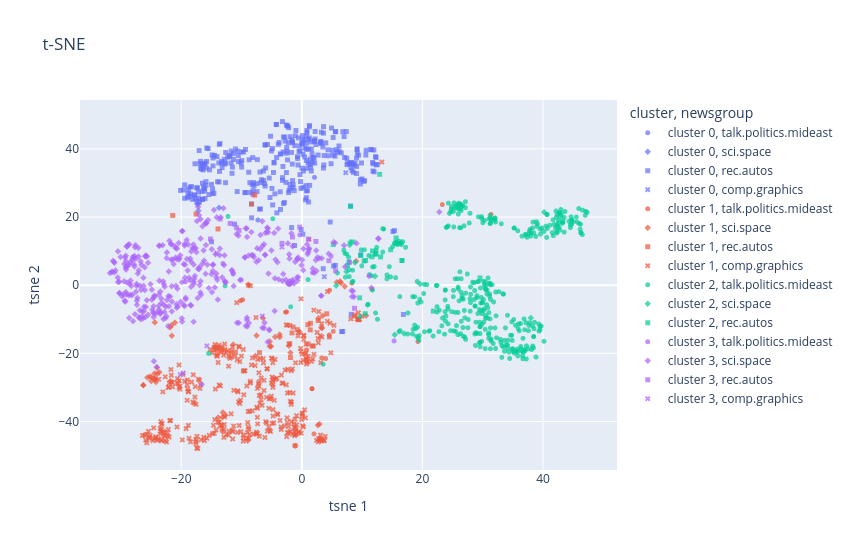

Notebook code cell kept with this figure:
### Code cell
tsne_2d = TSNE(n_components=2, init="pca", random_state=0).fit_transform(Z)
points["tsne 1"], points["tsne 2"] = tsne_2d[:, 0], tsne_2d[:, 1]

fig = px.scatter(points, x="tsne 1", y="tsne 2", color="cluster", symbol="newsgroup",
                 hover_data={"post": True, "tsne 1": False, "tsne 2": False},
                 category_orders=order, opacity=0.7, title="t-SNE", width=850, height=550)
fig.update_traces(marker_size=5)
fig.show()

### Figure 1 — Plotly figure (JSON) as saved in the notebook; plotly's stock layout.template omitted (floating-point values rounded to 4 significant figures; data arrays with more than 128 entries replaced by an {"elided": "..."} marker saying what was removed)
{"data": [{"customdata": [[">   >  Besides, there's no case that can be made for US military involvement   >  there that doesn't apply equally well to, say, Liberia, Angola, or  ..."], ["This is nonsense. I lived in the Negev for many years and I can say for sure that no Beduins were \"moved\" or harmed in any way. On the contrary, their..."]], "hovertemplate": "cluster=cluster 0<br>newsgroup=talk.politics.mideast<br>post=%{customdata[0]}<extra></extra>", "legendgroup": "cluster 0, talk.politics.mideast", "marker": {"color": "#636efa", "opacity": 0.7, "size": 5, "symbol": "circle"}, "mode": "markers", "name": "cluster 0, talk.politics.mideast", "showlegend": true, "type": "scattergl", "x": [-7.284, 2.096], "xaxis": "x", "y": [19.12, 31.63], "yaxis": "y"}, {"customdata": [["If you want to have some fun.  Plug the basic formulas  into Lotus.  Use the spreadsheet auto re-calc,  and graphing functions to produce  bar graphs ..."], ["The situation in this regard has changed considerably in recent years. See the discussion of \"high-power rocketry\" in the rec.models.rockets frequentl..."], ["Let's see. These aren't, in a strict sense, amateur rockets. That term denotes rockets, the engines of which are constructed by the user. The rockets ..."], ["on Date: Sat, 3 Apr 1993 12:38:50 GMT, Paul Dietz <dietz@cs.rochester.edu>  /in essence, holding a match under the nozzle, is just *nuts*.  One /thing..."]], "hovertemplate": "cluster=cluster 0<br>newsgroup=sci.space<br>post=%{customdata[0]}<extra></extra>", "legendgroup": "cluster 0, sci.space", "marker": {"color": "#636efa", "opacity": 0.7, "size": 5, "symbol": "diamond"}, "mode": "markers", "name": "cluster 0, sci.space", "showlegend": true, "type": "scattergl", "x": [-13.72, -17.16, -17.33, -17.2], "xaxis": "x", "y": [22.71, 21.84, 23.82, 23.74], "yaxis": "y"}, {"customdata": {"elided": "324x1 str values"}, "hovertemplate": "cluster=cluster 0<br>newsgroup=rec.autos<br>post=%{customdata[0]}<extra></extra>", "legendgroup": "cluster 0, rec.autos", "marker": {"color": "#636efa", "opacity": 0.7, "size": 5, "symbol": "square"}, "mode": "markers", "name": "cluster 0, rec.autos", "showlegend": true, "type": "scattergl", "x": {"elided": "324 float values"}, "xaxis": "x", "y": {"elided": "324 float values"}, "yaxis": "y"}, {"customdata": [["Hi Folks,     Does anyone have a copy of Playmation they'd be willing to sell me.  I'd  love to try it out, but not for the retail $$$.  If you have m..."], ["Just because the 68070 can run upto 15Mhz doesn't mean the CD-I is running at that speed.  I said -> I understand it is a 68070 running at something l..."]], "hovertemplate": "cluster=cluster 0<br>newsgroup=comp.graphics<br>post=%{customdata[0]}<extra></extra>", "legendgroup": "cluster 0, comp.graphics", "marker": {"color": "#636efa", "opacity": 0.7, "size": 5, "symbol": "x"}, "mode": "markers", "name": "cluster 0, comp.graphics", "showlegend": true, "type": "scattergl", "x": [7.278, 3.728], "xaxis": "x", "y": [33.01, 2.484], "yaxis": "y"}, {"customdata": [["If you want info claiming that blacks were brought to earth 60 trillion years ago by Aliens from the plante Shabazz, I can send you literature from th..."], ["Chris, solid job at discussing the inherent Nazism in Mr. Davidsson's post. Oddly, he has posted an address for hate mail, which I think we should all..."], ["THE FOLLOWING POSTING WAS FORGED IN MY NAME! PLEASE IGNORE SUCH POSTINGS!  [FORGED] Newsgroups:soc.culture.turkish,talk.politics.mideast,talk.politics..."], ["This post has all the earmarks of a form program, where the user types in a nationality or ethnicity and it fills it in in certain places in the story..."], ["Henrik (?),  Your ignorance manifests itself in an awkward form of intransigence. I'm not going to spend time to review with you the recent history of..."], ["In Re:Syria's Expansion, the author writes that the UN thought Zionism was Racism and that they were wrong.  They were correct the first time, Zionism..."], ["Hey Serdar,            What nationality are you anyway? You are the supreme geek of geekdom of the usenet. You are laeding a totally useless and futil..."], ["There is a very narrow margin of stupidity between accepting my references and those of the Greeks, and you just said you'd rather do the latter! That..."], ["[JLE] Q: How many occupying israeli soldiers (terrorists) does it [JLE] take to kill a 5 year old native child? [JLE] A: Four [JLE] Two fasten his arm..."], ["But what is Hasan B. Multu's middle name?  I'm not sure, but I heard it was \"Bibo\".  I also seem to recall that \"Argic\" is Azari for \"bites the wax Ma..."], ["I don't know how to reach Serdar, but you might be able to reach his sysadmin by email, phone, or snail-mail.  Here is information from rs.internic.ne..."], ["This post has all the earmarks of a form program, where the user types in    a nationality or ethnicity and it fills it in in certain places in the st..."], ["The problem if  transffering US government files about Yigal Arens and some other similar persons does or does not violate a federal or a local Americ..."], ["---------- Don't worry, Danny, every blatantly violent and abusive posting made by  Hamzah is immediately forwarded to the operator of the system in w..."], ["As one who was born in Quebec and worked in Montreal, I feel I must defend the reputation of McGill University. It is a fine, old, creditable institut..."], ["David posts a good translation of a post by Suat Kinikliouglu:  [most of the original post elided]     [KK] ***** VATAN SEVGISI RUHLARI KIRDEN KURTARA..."], ["Yesterday, I watched an outstanding documentary on PBS prepared for Frontline by the documentary consortia.  It is called \"Memory of the camps\" and sh..."], ["Dear friends,  I am a graduate student in Education at the University of Tennessee. As part of the requirements for a research class in music educatio..."]], "hovertemplate": "cluster=cluster 1<br>newsgroup=talk.politics.mideast<br>post=%{customdata[0]}<extra></extra>", "legendgroup": "cluster 1, talk.politics.mideast", "marker": {"color": "#EF553B", "opacity": 0.7, "size": 5, "symbol": "circle"}, "mode": "markers", "name": "cluster 1, talk.politics.mideast", "showlegend": true, "type": "scattergl", "x": [5.213, 4.541, 3.295, 1.687, 31.36, 8.285, 3.952, 4.602, -9.824, 23.29, 0.7761, 1.687, 19.25, 2.011, -2.703, 11.6, -10.15, -2.526], "xaxis": "x", "y": [-13.55, -14.61, -21.34, -30.37, 20.76, 0.5675, -21.54, -1.506, -4.277, 23.65, -18.98, -30.37, -16.54, -43.64, -7.917, -1.193, -4.559, -7.858], "yaxis": "y"}, {"customdata": [["[questions and issues WRT congress raised and discussed}  Dennis Replies; ...  Dennis, why must you always see things in black and white terms? :-)  -..."], ["The most current orbital elements from the NORAD two-line element sets are carried on the Celestial BBS, (513) 427-0674, and are updated daily (when p..."], ["==========================                                OZONE GIF IMAGES                                 April 15, 1993                          ===..."], ["There is a wonderful book by Jean Meeus called \"Astronomical Algorithms,\" (1991) which I am fairly sure contains an algorithm for sunrise and sunset t..."], ["Reply address: mark.prado@permanet.org  If anyone knows anyone else who would like to get sci.space, but doesn't have an Internet feed (or has a crypt..."], ["Tonigth a TV journal here in Brasil announced that an object, beyond Pluto's orbit, was found by an observatory at Hawaii. They named the object Karla..."], ["The NASM photo archives are open to the public.  All (or almost all) still pictures in the collection are available for viewing, but I don't know abou..."], ["Is there a few Grasp pictures of space related items, namely Space Station Designs, so you can see the \"finished\" revolt around..  If you don't know w..."], ["I am a newbie to the net, and I am trying to get some information for a paper I am working on to get back into college.  If anyone can send me data on..."], ["Archive-name: space/math Last-modified: $Date: 93/04/01 14:39:12 $  PERFORMING CALCULATIONS AND INTERPRETING DATA FORMATS      COMPUTING SPACECRAFT OR..."], ["A practical suggestion, to be sure, but one could *also* peek into news.lists, where Brian Reid has posted \"USENET Readership report for Mar 93.\" Anot..."], ["News-Software: UReply 3.1 X-X-From: Wingert@VNET.IBM.com (Bret Wingert)             <C5uBn5.tz@zoo.toronto.edu>   ====================================..."], ["Hi Folks not exactly certain if this is the best place to ask, but I am searching for a summer internship in engineering.  I will be graduating in ear..."], ["Sorry folks, I should have done this, and meant to just after i hit the  send key...  Orbital Elements of Comet 1977VII (from Dance files)  p(au)     ..."], ["Hi,      I'm writing a science fiction script and I'm looking for some answers to questions regarding the Moon and Earth. My starting point is an impo..."], ["I think Mark was talking about making it available to people who didn't have email in the first place.  If anybody in the Boston area wants a sci.spac..."], ["a  What about positional uncertainties in S-L 1993e?   I assume we know where and what Galileo is doing within a few meters.   But without the HGA,  d..."], ["The most current orbital elements from the NORAD two-line element sets are carried on the Celestial BBS, (513) 427-0674, and are updated daily (when p..."], ["Oh, and us with the big degrees don't got imagination, huh?  The alleged dichotomy between imagination and knowledge is one of the most pernicious fal..."], ["I read it refered to as the \"parabolic cross-section\" rule; the idea was that if you plot the area of the fuselage cross- section as a function of the..."], ["From article <C5owCB.n3p@world.std.com>, by tombaker@world.std.com (Tom A Baker):   My understanding is that the 'expected errors' are basically known..."], ["It has been known for quite a while that the earth is actually more pear shaped than globular/spherical.  Does anyone make a \"globe\" that is accurate ..."], ["Level 5 refers to the Carnegie-Mellon Software Engineering Institute's Capability Maturity Model.  This model rates software development org's from1-5..."], ["This notice will be posted weekly in sci.space, sci.astro, and sci.space.shuttle.      The Frequently Asked Questions (FAQ) list for sci.space and sci..."], ["Kudos to Mark for his generous offer, but there already exists a large (email-based) forwarding system for sci.space posts:  Space Digest. It mirrors ..."], [">\tIf the  new  Kuiper belt object *is*  called 'Karla', the next    >one  should be called 'Smiley'.     Unless I'm imaging things, (always a possibil..."], ["Thanks again.  One final question.  The name Gehrels wasn't known to me before this thread came up, but the May issue of Scientific American has an ar..."], ["Also in pure speculation:  Parity errors in memory or previously known conditions that were waivered.    \"Yes that is an error, but we already knew ab..."], ["Archive-name: space/data Last-modified: $Date: 93/04/01 14:39:07 $  ONLINE AND OTHER SOURCES OF IMAGES, DATA, ETC.   INTRODUCTION      A wide variety ..."], ["I have the \"osculating elements at perigee\" of an orbit, which I need to convert to something useful, preferably distance from the earth in evenly spa..."], ["There is a nice little tool in Lucid emacs. It's called \"calendar\". On request it shows for given longitude/latitude coordinates times for sunset and ..."], ["WHile we are on the subject of the shuttle software.  what ever happened to the hypothesis  that the shuttle flight software was a major factor in the..."], ["Well, we got some responses and are doing some interviews with interesting responders. However, just in case the other posting was overlooked by an in..."], ["SEI Level 5 (the highest level -- the SEI stands for Software Engineering Institute).  I'm not sure, but I believe that this rating only applies to th..."], ["Hi all,      I'm trying to get mailing addresses for the following companies.  Specifically, I need addresses for their personnel offices or like bure..."], ["We run \"SpaceNews & Views\" on our STAREACH BBS, a local operation running WWIV software with the capability to link to over 1500 other BBS's in the U...."], ["In my last post I referred to Michael Adams as \"Nick.\"  Completely my error; Nick Adams was a film and TV actor from the '50's and early '60's (rememb..."], ["Thanks Ron and Peter for some very nice maps.  I have an advice though.  You wrote that the maps were reduced to 256 colors.  As far ad I understand J..."], ["An excellent reference for non-technical readers on the ORION system is \"The Starflight Handbook\", by Eugene Mallove and Gregory Matloff, ISBN 0-471-6..."], ["I think this is a little inaccurate, based on Feynman's account of the software-development process *before* the standdown.  Fred is basically correct..."], ["Don't you think it would be better to E-mail back to you that we read sci.space so that you can count them and every server in the world does not have..."], ["Sigh. \tI try to make a little joke, I try to inject some humour here and what happens?  In the immortal words of Foghorn Leghorn:  \t\"I say, that was a..."], ["Will someone tell an ignorant physicist where the term \"Level 5\" comes from? It sounds like the RISKS Digest  equivalent of Large, Extra Large, Jumbo...."], ["According to a Software engineering professor here, what was actually rated level five was an ibm unit which produced part of the software for the shu..."], [": I have 19 (2 MB worth!) uuencode'd GIF images contain charts outlining : one of the many alternative Space Station designs being considered in : Cry..."], ["Yes, the Phobos mission did return some useful data including images of Phobos itself. The best I've seen had a surface resolution of about 40 meters...."], ["Could someone please send me the basics of the NASP project: 1. The proposal/objectives 2. The current status of the project/obstacles encountered 3. ..."], ["================================================================= I am posting this for someone else.  Please respond to the  address listed below.  P..."], ["Nick Haines sez;  Level 5?  Out of how many?  What are the different levels?  I've never heard of this rating system.  Anyone care to clue me in?  -To..."], ["zillion lines in response to article <1993Apr18.034101.21934@iti.org>, in which Allen wrote a zillion lines in response to article <17APR199316423628@..."], ["My understanding is that the 'expected errors' are basically    known bugs in the warning system software - things are checked    that don't have the ..."], ["A good summary has been posted (thanks), but I wanted to add another comment. I remeber reading the comment that General Dynamics was tied into this, ..."], ["Nick Haines sez;    >(given that I've heard the Shuttle software rated as Level 5 in    >maturity, I strongly doubt that this [having lots of bugs] is..."]], "hovertemplate": "cluster=cluster 1<br>newsgroup=sci.space<br>post=%{customdata[0]}<extra></extra>", "legendgroup": "cluster 1, sci.space", "marker": {"color": "#EF553B", "opacity": 0.7, "size": 5, "symbol": "diamond"}, "mode": "markers", "name": "cluster 1, sci.space", "showlegend": true, "type": "scattergl", "x": [-24.02, -26.29, -13.16, -6.435, -2.148, -5.314, 5.816, -1.089, -4.428, -7.509, 10.67, -24.56, -0.3773, 2.658, -5.114, 6.497, -13.11, -26.29, 2.759, -11.37, -23.64, -5.309, -24.18, -21.86, -21.62, 9.003, -3.675, -8.877, -13.09, 2.912, 3.464, -24.97, -21.79, -25.62, -21.04, -21.55, 3.364, -8.972, -1.895, -24.96, 7.115, 6.337, -25.2, -24.26, -24.39, -13.88, -3.664, -12.65, -24.43, -7.715, -23.95, 3.225, -24.38], "xaxis": "x", "y": [-24.18, -29.35, -38.76, -9.671, -17.77, -16.52, 0.863, -47.13, -15.18, -14.78, -8.949, -27.37, -13.69, -41.12, -17.95, 0.6126, -43.0, -29.35, -9.677, -17.42, -25.54, -17.96, -28.42, -12.4, -11.75, 7.076, -14.49, 0.1892, -37.34, -40.75, -8.975, -28.12, -28.1, -27.1, -11.0, -14.84, -12.59, -45.66, -19.81, -27.02, -0.3828, 1.121, -26.83, -27.44, -10.92, -38.83, -15.24, -38.15, -25.92, -20.77, -25.99, -12.47, -27.65], "yaxis": "y"}, {"customdata": [["We are working on gas-solid adsorption air-con system for auto applications. In this kind of system, the energy for regenerating the adsorbent is from..."], ["Hi Netters \tI want to know if 13500 (w/o tax) is a good deal for 1993 Mazda 626 DX How is the performance review so far on Mazda 626. Is it a good buy..."], ["Monthly posting regarding the Buick Grand National / Regal T-Type mailing list.  This list is for owners and other parties interested in the 82-87 Bui..."], ["Consumer Reports once wrote about the S-10 Blazer that it \"shook and rattled like a tired taxi cab\".  There is one noise that is expecially irritating..."], ["\"Through a single data point, you can draw any line you want.\" -- Dr. S. Bart Childs, Professor, Texas A&M Dept. of Computer Science   Both my pastor'..."], ["Hello Netters,  I would like to find out information about a device that is used on vans and trucks. This device is a step that hooks onto the tire an..."], ["Is there anyone out there in NetLand that has/has had one of these?   Can someone give me a non-Consumer Reports review (or point me to a source) ??? ..."], ["Could we plase cease this discussion.  I fail to see why people feel the need  to expound upon this issue for days and days on end.  These areas are n..."], ["Sorry I can't help you with your question, but I do have a comment to make concerning aftermarket A/C units.  I have a Frost-King or Frost-Temp (forge..."], ["I was lloking at the Geo Prizm Lsi today (very nice).  Anyway, I had a questions that the salesperson couldn't answer.  How does the theft deterrent o..."], ["rboudrie@chpc.org (Rob Boudrie) writes...     FOR DISCUSSION PURPOSES ONLY  On the other hand, if it can be proven, it's possible the changed  terms c..."], ["I am presently doing a masters thesis to do with traffic intersections in  New Zealand but a lot of the books I am researching from, are from America ..."], ["I have the EuroWiper boots in White and had to throw away the first pair since I found no way of cleaning them after they looked almost black. Now I h..."], ["You can go to the DMV and ask for their listing.  Although I don't know where you may actually buy a copy, you can use theirs for your perusal.  In Ca..."], ["Please satisfy my curiosity. I'm interested in finding out who is using the e-mail system. Please do not flood me with mail after April 21st. Thanks! ..."], ["I just wanted to thank all the netters out there who either posted a response or sent e-mail regarding my ignition kill question. Now that I know how ..."], ["I use the ashtray to keep change and other items in. I converted the  cigarette lighter into a volume control knob for my in trunk subwoofer!         ..."], ["Newsgroups: rec.autos,rec.autos.vw Subject: Re: Quick question Summary: Expires: Sender: Reply-To: ct22@cunixa.cc.columbia.edu (Constantino  Tobio) Fo..."], ["Archive-Name: rec-autos/part2  Automotive Mailing Lists (Electronic Mail, that is):  [last updated 3/17/93; new lotus, exotic cars list subscription i..."], ["Thanks to everyone who responded to my Honda Accord break question. It does seem that the master cylinder is bad. I will have my mechanic double check..."], ["Archive-Name: rec-autos/part6  [New article as of 4 February 1993 -- rpw]   Many people want to set up mailing lists for their favorite automotive top..."], ["xSorry to repost this again so soon, but xthe information from my earlier post was xdeleted from our system. xI am looking for information concerning ..."]], "hovertemplate": "cluster=cluster 1<br>newsgroup=rec.autos<br>post=%{customdata[0]}<extra></extra>", "legendgroup": "cluster 1, rec.autos", "marker": {"color": "#EF553B", "opacity": 0.7, "size": 5, "symbol": "square"}, "mode": "markers", "name": "cluster 1, rec.autos", "showlegend": true, "type": "scattergl", "x": [-17.53, 1.414, 1.897, -8.366, -11.02, -7.816, -1.9, 4.129, -13.89, -1.618, -1.432, -7.019, -9.705, -0.7447, -2.004, 1.395, -21.41, 4.559, 1.727, 2.707, 1.038, 0.989], "xaxis": "x", "y": [20.88, -11.19, -17.85, 23.74, -19.65, 26.42, -21.24, -8.396, 16.5, -13.99, -12.28, -19.81, -25.16, -13.06, -17.18, -13.11, 20.47, -15.19, -17.86, -10.37, -17.26, -11.6], "yaxis": "y"}, {"customdata": {"elided": "363x1 str values"}, "hovertemplate": "cluster=cluster 1<br>newsgroup=comp.graphics<br>post=%{customdata[0]}<extra></extra>", "legendgroup": "cluster 1, comp.graphics", "marker": {"color": "#EF553B", "opacity": 0.7, "size": 5, "symbol": "x"}, "mode": "markers", "name": "cluster 1, comp.graphics", "showlegend": true, "type": "scattergl", "x": {"elided": "363 float values"}, "xaxis": "x", "y": {"elided": "363 float values"}, "yaxis": "y"}, {"customdata": {"elided": "405x1 str values"}, "hovertemplate": "cluster=cluster 2<br>newsgroup=talk.politics.mideast<br>post=%{customdata[0]}<extra></extra>", "legendgroup": "cluster 2, talk.politics.mideast", "marker": {"color": "#00cc96", "opacity": 0.7, "size": 5, "symbol": "circle"}, "mode": "markers", "name": "cluster 2, talk.politics.mideast", "showlegend": true, "type": "scattergl", "x": {"elided": "405 float values"}, "xaxis": "x", "y": {"elided": "405 float values"}, "yaxis": "y"}, {"customdata": [["Sterrenkundig symposium 'Compacte Objecten'                                              op 26 april 1993   In het jaar 1643, zeven jaar na de opricht..."], ["Piper lived in my town (Williamsport, PA) when he killed himself.  It was in the early '60's.  He had had more than a few books published by that time..."], ["Hum, do you enjoy putting words in my mouth?  Come to Nome and meet some of these miners.. I am not sure how things go down south in the lower 48 (I u..."], ["Lot's of these small miners  are no longer miners.  THey are people living rent free on Federal land,  under the claim of being a miner.  The facts ar..."], ["Early to mid June.   If they think the public wants to see it they will carry it. Why not write them and ask? You can reach them at:                  ..."], ["From: \"Phil G. Fraering\" <pgf@srl03.cacs.usl.edu>     > Finally: this isn't the Bronze Age, [..]    > please try to remember that there are more human..."], ["They aren't going to leave a loophole as glaring as space mining.  Quite a few of those people are, when you come right down to it, basically against ..."], ["In my first posting on this subject I threw out an idea of how to fund such a contest without delving to deep into the budget.  I mentioned granting m..."], ["+At one time there was speculation that the first spacewalk  +(Alexei Leonov ?) was a staged fake. + +Has any evidence to support or contradict this c..."], ["Now, I had put a Wink at the end of my suggestion indicating it was intensely sarcastic.  I can't help it if everyone got all serious.  Ross.  \tI neve..."], ["This isn't inherently bad.  This isn't really light pollution since it will only be visible shortly before or after dusk (or during the day).  (Of cou..."], ["From: <tom> Subject: computer cult  From scott Fri Apr 23 16:31:21 1993 Received: by igc.apc.org (4.1/Revision: 1.77 ) \tid AA16121; Fri, 23 Apr 93 16:..."]], "hovertemplate": "cluster=cluster 2<br>newsgroup=sci.space<br>post=%{customdata[0]}<extra></extra>", "legendgroup": "cluster 2, sci.space", "marker": {"color": "#00cc96", "opacity": 0.7, "size": 5, "symbol": "diamond"}, "mode": "markers", "name": "cluster 2, sci.space", "showlegend": true, "type": "scattergl", "x": [40.18, 5.692, 7.784, 12.15, 15.4, 8.04, 8.818, 19.58, 37.96, 7.419, 7.945, 16.96], "xaxis": "x", "y": [21.41, -0.1309, 4.561, 2.619, -14.56, 12.61, 6.654, 0.3503, -9.609, 3.955, 11.82, -14.2], "yaxis": "y"}, {"customdata": [["The girl's OK, actually, and she recovered well enough to go home.  I don't know if she has any permanent damage, though.  Just in case anybody was co..."], ["(Neil Williams) writes...  #  #As long as we're on the subject... Several years ago myself and two others #were riding in the front of a Toyota pickup..."], ["A while back I asked for help in defending a traffic ticket I received.  In short:      The ticket was for not stopping at a stop sign. Given the cond..."], ["#>This happened about a year ago on the Washington DC Beltway. #>Snot nosed drunken kids decided it would be really cool to #>throw huge rocks down on..."], ["I think this is getting a little overheated.  Highway robbers have been a part of life since the Middle Ages at least.  It's human nature to look at h..."], ["THis is from the same people who make the claim that our minivan is outsellin theirs.... implying that the Nissan Quest/ Murcury Villager are out-sell..."], ["Such submissions have been made before, e.g. regarding Jews.    All you Dirty Harry types, eager to pull a gun on  some scum guilty of  scratching you..."], ["Yes, Fred, my heart and prayers go out to the mother and others who have  been victims of these and other senseless crimes.   However, I feel that you..."], [": >>  : >I'm not going to argue the issue of carrying weapons, but I would ask you if  : >you would have thought seriously about shooting a kid for se..."], ["This isn't anything new.  Back in 1985 I was driving under a high overpass at night on I-805 in San Diego when I caught a glimpse of someone on the ov..."], [">How about the thousands of kind teenagers who volunteer at local    >agencies to help children, seniors, the homeless?     Hear, hear!  Thanks, Robbi..."], ["Several chemists already have come up with several substitutes for R12.  You don't hear about them because the Mobile Air Conditioning Society (MACS),..."], ["Society, as we have known it, it coming apart at the seams! The basic reason is that human life has been devalued to the point were killing someone is..."], ["The same place single men do, wallet in back pocket, comb in other back pocket, keys in front pocket, knive in other from pocket, pen in shirt pocket,..."], ["(I deleted your name because I don't want to sound accusative in my remark) I'm not going to argue the issue of carrying weapons, but I would ask you ..."], ["Yo! Watch the attributions--I didn't say that!  Again, this isn't an appropriate forum for discussions on whether you should shoot someone for propert..."], ["That is absolutely correct.  They have a streak of meanness that runs much deeper and stronger than anything I ever experienced even during the height..."], ["Perhaps it is because witnesses who have left the compound have all testified that the BATF shot first, they they did not identify themselves before t..."], ["I can't tell if Matt is being sarcastic here or not, but to be honest, many automobiles are worth far more to their owners (in $$ value and $$ investm..."], ["It seems sad that people lose all perspective when they here about a case of violence by teenagers...  For a little perspective:  How about the thousa..."], ["I'm considering switching to Geico insurance, but have heard that they do not assign a specific agent for each policy or claim.  I was worried that th..."], ["Hear, hear!  Thanks, Robbie.  You also don't read that much about violence *against* teenagers, such as George Bush burying alive tens of thousands of..."]], "hovertemplate": "cluster=cluster 2<br>newsgroup=rec.autos<br>post=%{customdata[0]}<extra></extra>", "legendgroup": "cluster 2, rec.autos", "marker": {"color": "#00cc96", "opacity": 0.7, "size": 5, "symbol": "square"}, "mode": "markers", "name": "cluster 2, rec.autos", "showlegend": true, "type": "scattergl", "x": [7.811, 13.04, 11.64, 12.17, 5.211, 12.91, 29.56, 10.51, 9.73, 9.593, 16.6, 10.33, 11.73, 15.63, 7.568, 12.29, 8.488, 14.74, 8.066, 10.59, 21.79, 16.6], "xaxis": "x", "y": [6.72, 8.298, 8.325, 9.021, 11.92, 32.54, 2.131, -8.383, 8.71, -3.707, 7.241, 7.102, 10.06, 13.85, 5.798, 9.278, 12.67, 10.4, 23.14, 7.258, -7.626, 7.237], "yaxis": "y"}, {"customdata": [["I do (did) contribute to the ARF mortgage fund but when interest rates plumetted, I just paid it off.  The problem is, I couldn't convince Congress to..."], ["And anyone who doesn't agree with you is, by your own definitions, a \"useless fart\".  Just like any text that disputes your own \"findings\" is always d..."], ["----------------------------Original message----------------------------                                                                     D\"SB  Min..."], ["The investment was there in the form of huge tax breaks, and employer benfits.  You are overlooking the difference that these could have made to any c..."], ["1. There is a similar idea here in ex-USSR about how many militioners it needs    to place a new electric lamp. The answer is nine: one stays on a tab..."], ["Mack posted:  \"I know nothing about statistics, but what significance does the relatively small population growth rate have where the sampling period ..."], ["Already say it the other week on CBC Snoozeworld   Yeah, I thought Bonanza was full of lies about the West...                   Why the hell would suc..."]], "hovertemplate": "cluster=cluster 3<br>newsgroup=talk.politics.mideast<br>post=%{customdata[0]}<extra></extra>", "legendgroup": "cluster 3, talk.politics.mideast", "marker": {"color": "#ab63fa", "opacity": 0.7, "size": 5, "symbol": "circle"}, "mode": "markers", "name": "cluster 3, talk.politics.mideast", "showlegend": true, "type": "scattergl", "x": [-11.39, 4.855, 15.3, -10.05, -0.3468, -13.08, 1.773], "xaxis": "x", "y": [3.283, 8.542, -16.38, 1.554, 14.78, 6.361, 3.698], "yaxis": "y"}, {"customdata": {"elided": "359x1 str values"}, "hovertemplate": "cluster=cluster 3<br>newsgroup=sci.space<br>post=%{customdata[0]}<extra></extra>", "legendgroup": "cluster 3, sci.space", "marker": {"color": "#ab63fa", "opacity": 0.7, "size": 5, "symbol": "diamond"}, "mode": "markers", "name": "cluster 3, sci.space", "showlegend": true, "type": "scattergl", "x": {"elided": "359 float values"}, "xaxis": "x", "y": {"elided": "359 float values"}, "yaxis": "y"}, {"customdata": [["Hmmm....I was listening to the local radio expert (who is, amazingly enough, an Honest-to-God Expert(tm); it's amazing what he knows...),  and he said..."], ["recently-manufactured locomotives have wheel-slip detection systems that use frequencies shared with police radar (i forget which band). these will se..."], ["Well, before we start calling the Engineering folks in France a bunch of braindeads for this...    My 1979 Mercury Capri had this lovely feature. This..."], ["I'm no mustang head, but don't the early ones have a simple strut suspension (that is, with no upper A-arm)?  Just a strut going down to a lower contr..."], ["Hi.. Me and My roomate are going to redecorate the \"living room\" and  we thought it would be a cool idea to have a license plate from every  state in ..."], ["The big win with the V-1 is not its range but rather its directionality and multiple-transmitter tracking (which you later called a \"gimmick\" -- a con..."], ["Just an comment:  I don't like it when people decide what's good for me... If you think you're going to decide anything for me, you'd better be  carry..."], ["#>In article <1993Apr15.222600.11690@research.nj.nec.com>   #>>  ... #>> \tSeveral chemists already have come up with several substitutes for #>> R12. ..."], ["But, those chips are probably inside a custom chip, (to make it smaller and use less power) and the preset/data pins are not going to be available. It..."], ["Hey, I'm a \"Macho Real Man\" and I DO read it.  So I can criticize it all I want, especially since I pay for the publication. (They accept no outside a..."], ["Personally, i wouldn't use the $1.29 product from KMart. I knew about this previously, but this past weekend on PBS's MotorWeek Pat Goss  (their resid..."], ["...and in San Francisco recently, some of our finest examples of humanity poured oil over a road so that vehicles going uphill would suddnely become i..."], ["These substitutes exist, and at this time are available. Its the future availability that is in doubt.  1) GHG-12  Get it from People's Welding Supply..."], ["A little bit off of the subject but here goes yes he is one in the same (i.e. Chevrolet Motor Div) also his brother Gaston raced at Indy and was the w..."]], "hovertemplate": "cluster=cluster 3<br>newsgroup=rec.autos<br>post=%{customdata[0]}<extra></extra>", "legendgroup": "cluster 3, rec.autos", "marker": {"color": "#ab63fa", "opacity": 0.7, "size": 5, "symbol": "square"}, "mode": "markers", "name": "cluster 3, rec.autos", "showlegend": true, "type": "scattergl", "x": [-0.3491, -11.88, 2.324, -10.41, 4.48, -3.306, 7.878, -1.565, -10.82, 5.603, -15.17, -13.56, 1.119, 8.727], "xaxis": "x", "y": [17.03, 18.12, 12.84, 16.04, 7.18, 12.28, 6.729, 14.14, 16.84, 4.226, 13.54, 19.43, 13.5, -6.776], "yaxis": "y"}, {"customdata": [["It should have been made fairly clear that the *most* Crimson would ever get was a 150 (75 old style) MHz CPU upgrade.  Certainly this was mentioned o..."], ["Wouldn't this require a hyper-sphere.  In 3-space, 4 points over specifies a sphere as far as I can see.  Unless that is you can prove that a point ex..."], ["A 3DO marketing rep. recently offered a Phillips marketing rep. a $100 bet that 3DO would have boxes on the market on schedule.  The Phillips rep. dec..."], ["Yeah, and it's also true most long complicated sequences of events, calculations, or big computer programs in general.  I don't argue that you can get..."], ["No.  That's *not* what I was complaining about, nor did I intend to suggest that DEC was any better than SGI (let me tell you about the Lynx some day,..."], ["I saw this subject and all I could think of was a parade at Wrigley Field in Chicago.  Or maybe it's just me.   :)   --  Marc Cooper - Graphics Progra..."]], "hovertemplate": "cluster=cluster 3<br>newsgroup=comp.graphics<br>post=%{customdata[0]}<extra></extra>", "legendgroup": "cluster 3, comp.graphics", "marker": {"color": "#ab63fa", "opacity": 0.7, "size": 5, "symbol": "x"}, "mode": "markers", "name": "cluster 3, comp.graphics", "showlegend": true, "type": "scattergl", "x": [-19.67, -15.75, -20.17, -3.298, -14.12, -6.552], "xaxis": "x", "y": [-25.76, -17.81, -26.27, 11.19, 9.437, -9.084], "yaxis": "y"}], "layout": {"height": 550, "legend": {"title": {"text": "cluster, newsgroup"}, "tracegroupgap": 0}, "title": {"text": "t-SNE"}, "width": 850, "xaxis": {"anchor": "y", "domain": [0, 1], "title": {"text": "tsne 1"}}, "yaxis": {"anchor": "x", "domain": [0, 1], "title": {"text": "tsne 2"}}}}
